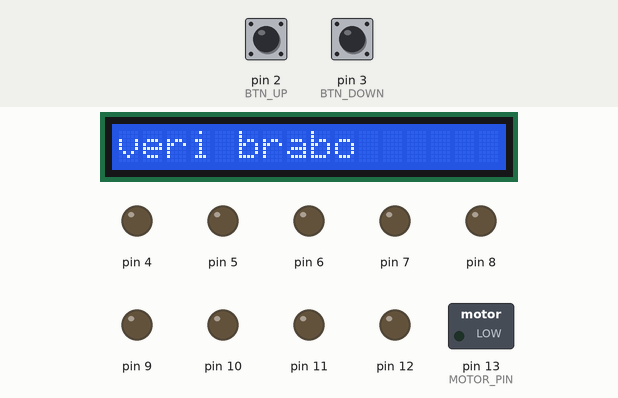
Recording of a sketch running on a simulated Arduino Uno, built with avr-gcc and run on an emulated ATmega328P. Shown: 16×1 character LCD, switched loads named in the sketch (green lamp = pin HIGH), output pins drawn as LEDs (lit = HIGH). Dashed ring = blinking. The inputs (shaded band) are chosen by the test bench; at power-on: pin 2 (BTN_UP) HIGH, pin 3 (BTN_DOWN) HIGH.

Above: at 1.2 s.
1.3 s: pin 2 (BTN_UP) pulled LOW for 3.2 s
At 3.0 s:
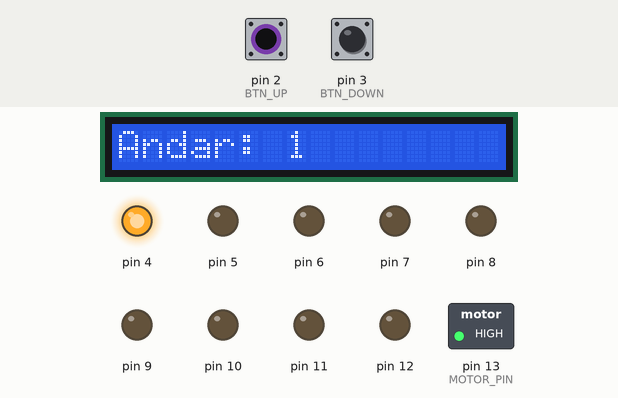
6.0 s: pin 2 (BTN_UP) pulled LOW for 0.15 s
At 7.7 s:
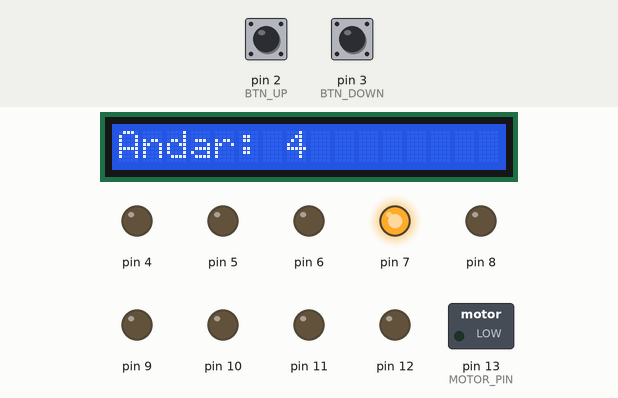
8.5 s: pin 3 (BTN_DOWN) pulled LOW for 0.15 s
At 10.7 s:
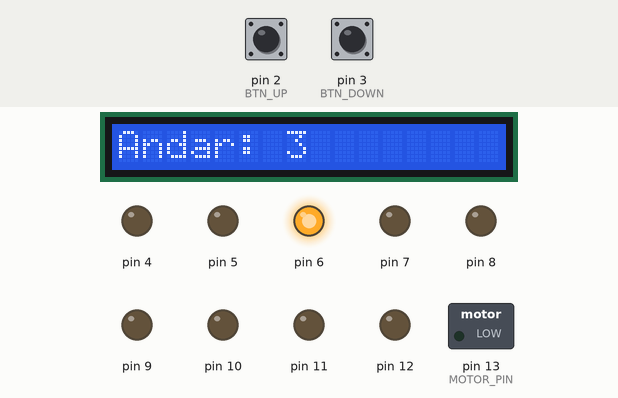
11.0 s: pin 2 (BTN_UP) pulled LOW for 3.2 s
At 11.6 s:
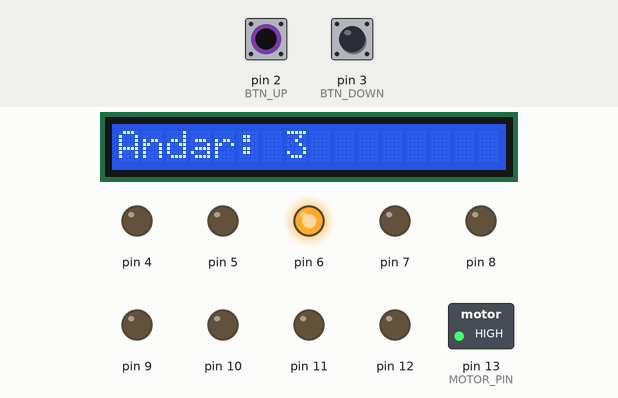
15.7 s: pin 3 (BTN_DOWN) pulled LOW for 1 s
At 17.5 s:
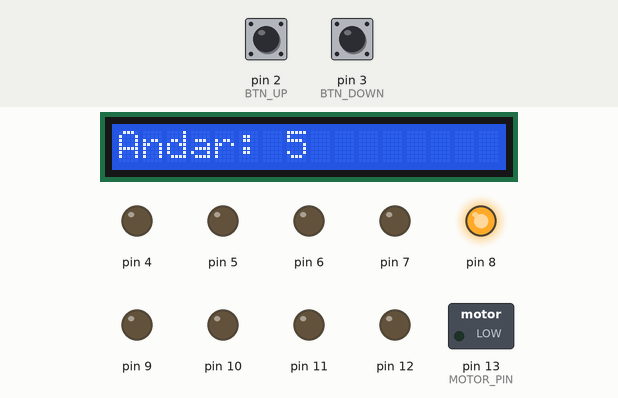
18.2 s: pin 3 (BTN_DOWN) pulled LOW for 3.2 s
At 21.9 s:
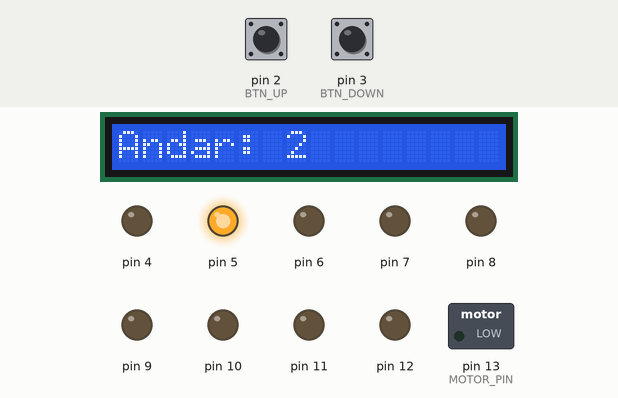
Timing chart, 0 to 23.4 s (numbered marks = the images above; inputs shaded):
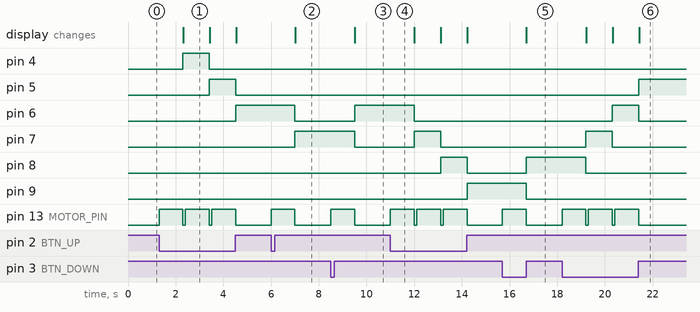

The sketch:

arduino.ino
```cpp
#include <Adafruit_LiquidCrystal.h>

#define BTN_UP 2
#define BTN_DOWN 3
#define MOTOR_PIN 13
//distancia dos anderes em metros
int meters = 10 * 1000;
int distance[6];
//distance = {2 * meters,3 * meters, 4 * meters, 30 * meters, 10 * meters,8 * meters}
Adafruit_LiquidCrystal lcd(0);

enum class State {

  GoingUp,
  GoingDown,
  Stopped


};


class Elevator {

private:

  int currentFloor;
  int targetFloor;

  State state;

public:

  Elevator() {
    currentFloor = 0;
    targetFloor = 0;
    state = State::Stopped;
  }

  void begin() {
   	lcd.begin(16, 1);
   	lcd.print("veri brabo");
    pinMode(BTN_UP, INPUT_PULLUP);
    pinMode(BTN_DOWN, INPUT_PULLUP);


    for (int pin = 4; pin <= 13; pin++) {


        pinMode(pin, OUTPUT);

        digitalWrite(pin, LOW);
    }

    updateLed();
  }

  int floorToPin(int floor) {
    if (floor >  0 ){
      return floor +3;
    }
  }

  void motorstart(){


 digitalWrite(MOTOR_PIN, HIGH);
      delay(1000);
        if (targetFloor == currentFloor) {
      digitalWrite(MOTOR_PIN,LOW);}
  }

  void updateLed() {

    for (int pin = 4; pin <= 13; pin++) {
        digitalWrite(pin, LOW);

    }

    digitalWrite(floorToPin(currentFloor), HIGH);

  }

  void goToFloor(int floor) {


    targetFloor = floor;

    if (targetFloor > currentFloor) {

      state = State::GoingUp;

    }
    else if (targetFloor < currentFloor) {

      state = State::GoingDown;
    }
    else {
      state = State::Stopped;


    }
  }

  void goUp() {

    if (currentFloor  < 6) {


      goToFloor(currentFloor + 1);


    }else  {

    targetFloor = 0;
    currentFloor = 0;
    }
  }


  void goDown() {

    if (currentFloor > 1)
    {

      goToFloor(currentFloor - 1);


    }else{

        targetFloor = 7;
   		currentFloor = 7;

    }

  }
  void emergency(){

  	if(currentFloor );
  }

  void stop() {
    state = State::Stopped;
  }


  void update() {


    switch (state) {

      case State::Stopped:
        break;

      case State::GoingUp:

        currentFloor++;
        updateLed();


        if (currentFloor == targetFloor)
        {

          Serial.print("SObe ai bro: ");
          Serial.println(currentFloor);

          lcd.clear();
          lcd.print("Andar: " + String(currentFloor));
            stop();
        }


        delay(100);

        break;

      case State::GoingDown:


        currentFloor--;
        updateLed();


        if (currentFloor == targetFloor)
        {
          	lcd.clear();
   		lcd.print("Andar: " + String(currentFloor));

        Serial.print("deicendo: ");
        Serial.println(currentFloor);

          stop();
        }

        delay(100);
        break;
    }
  }

  int getCurrentFloor() {
    return currentFloor;
  }
};

Elevator elevator;

void setup() {

  elevator.begin();
}

void loop() {

  int upButton = digitalRead(BTN_UP);
  int downButton = digitalRead(BTN_DOWN);

  if (upButton == LOW)
  {
   elevator.motorstart();
    elevator.goUp();

    elevator.update();


  }
  else if (downButton == LOW)
  {
    elevator.motorstart();
    elevator.goDown();

    elevator.update();


  }else{
     elevator.update();
  }


}
```

Measured:
- after the input at 1.3 s, pin 4: LOW → HIGH after 1.0 s, → LOW 1.1 s later; pin 5: LOW → HIGH after 2.1 s, → LOW 1.1 s later; pin 6: LOW → HIGH after 3.2 s; pin 13 (MOTOR_PIN): alternates HIGH for 1.0 s and LOW for 0.11 s, starting at once; the display: changes after 1.0 s (image 1)
- after the input at 6.0 s, pin 6: HIGH → LOW after 1.0 s; pin 7: LOW → HIGH after 1.0 s; pin 13 (MOTOR_PIN): LOW → HIGH at once, → LOW 1.0 s later; the display: changes after 1.0 s (image 2)
- after the input at 8.5 s, pin 6: LOW → HIGH after 1.0 s; pin 7: HIGH → LOW after 1.0 s; pin 13 (MOTOR_PIN): LOW → HIGH at once, → LOW 1.0 s later; the display: changes after 1.0 s (image 3)
- after the input at 11.0 s, pin 6: HIGH → LOW after 1.0 s; pin 7: LOW → HIGH after 1.0 s, → LOW 1.1 s later; pin 8: LOW → HIGH after 2.1 s, → LOW 1.1 s later; pin 9: LOW → HIGH after 3.2 s; pin 13 (MOTOR_PIN): alternates HIGH for 1.0 s and LOW for 0.11 s, starting at once
- after the input at 15.7 s, pin 8: LOW → HIGH after 1.0 s; pin 9: HIGH → LOW after 1.0 s; pin 13 (MOTOR_PIN): LOW → HIGH at once, → LOW 1.0 s later; the display: changes after 1.0 s (image 5)
- after the input at 18.2 s, pin 5: LOW → HIGH after 3.2 s; pin 6: LOW → HIGH after 2.1 s, → LOW 1.1 s later
- what the display in image 1 shows lasts 1.1 s, from 2.3 s to 3.4 s
